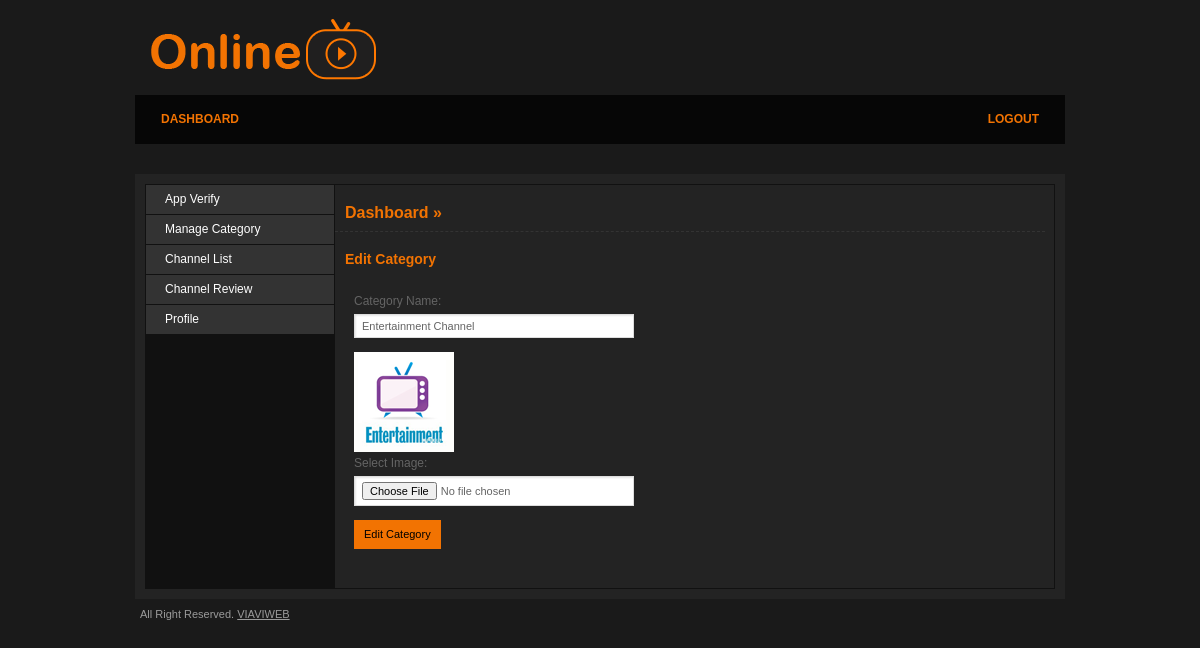
Page /add_category.php?cat_id=3 (signed in) on the committed database.
### tables this page shows
CREATE TABLE IF NOT EXISTS `tbl_category` (
  `cid` int(11) NOT NULL AUTO_INCREMENT,
  `category_name` varchar(255) NOT NULL,
  `category_image` varchar(255) NOT NULL,
  PRIMARY KEY (`cid`)
);

### add_category.php (the view, shortened to what this page needs)
<?php include("includes/header.php");
	if(isset($_GET['cat_id']))
	{
			$qry="SELECT * FROM tbl_category where cid='".$_GET['cat_id']."'";
			$result=mysql_query($qry);
			$row=mysql_fetch_assoc($result);
	}
?>
                <div id="main">
                <h2><a href="home.php">Dashboard</a> &raquo; <a href="#" class="active"></a></h2>
                	<form action="" name="addeditcategory" method="post" class="jNice" onsubmit="return checkValidation(this);" enctype="multipart/form-data">
					<h3><?php if(isset($_GET['cat_id'])){?>Edit<?php }else{?>Add<?php }?> Category</h3>
                    	<fieldset>
                        	<p><label>Category Name:</label>
								<input type="text" name="category_name" id="category_name" value="<?php if(isset($_GET['cat_id'])){echo $row['category_name'];}?>" class="text-long" />
							</p>
                        	 <?php if(isset($_GET['cat_id'])){
								 ?>
							<img src="images/thumbs/<?php echo $row['category_image'];?>" />
						   <?php }?>
                             <p style="margin-top: -35px;"><label style="padding-top:40px;">Select Image:</label><input type="file" name="image" id="image" value="" class="text-long" /></p>
                        </fieldset>
                    </form>
                </div>
            </div>
        </div>
<?php include("includes/footer.php");?>

### style/css/layout.css (style rules this page uses)
body { background: #1a1a1a; font-family: Arial, Helvetica, sans-serif; font-size: 12px; color: #646464; text-align: center; }
h2 { width:100%; padding-left:10px!important; color: #f27302; font-size: 16px; line-height: 16px; font-weight: bold; margin: 20px 0 0 0; padding: 0 0 10px 0; border-bottom: 1px dashed #333; }
h2 a { color: #f27302; text-decoration: none; }
#main { width: 700px; float: right; padding: 0 19px 0 0; background:#232323; }
h3 { font-size: 14px; line-height: 14px; font-weight: bold; color: #f27302; padding: 0 0 0 10px; margin: 20px 0 10px; }
#main fieldset { padding: 19px; margin: 0 0 20px 0; }
#main fieldset p { margin: 0 0 14px 0; float: left; width: 100%; }
#main fieldset label { display: block; width: 100%; margin: 0 0 7px 0; line-height: 12px; }
#main fieldset .text-long { border: 1px solid #ddd; background: #fff url(../img/input-shaddow.gif) no-repeat left top; font: 11px Arial, Helvetica, sans-serif; color: #646464; padding: 5px 7px; width: 264px; float: left; margin: 0 10px 0 0; }

### rows in the picture
tbl_category: category_name "Entertainment Channel", category_image (picture)
